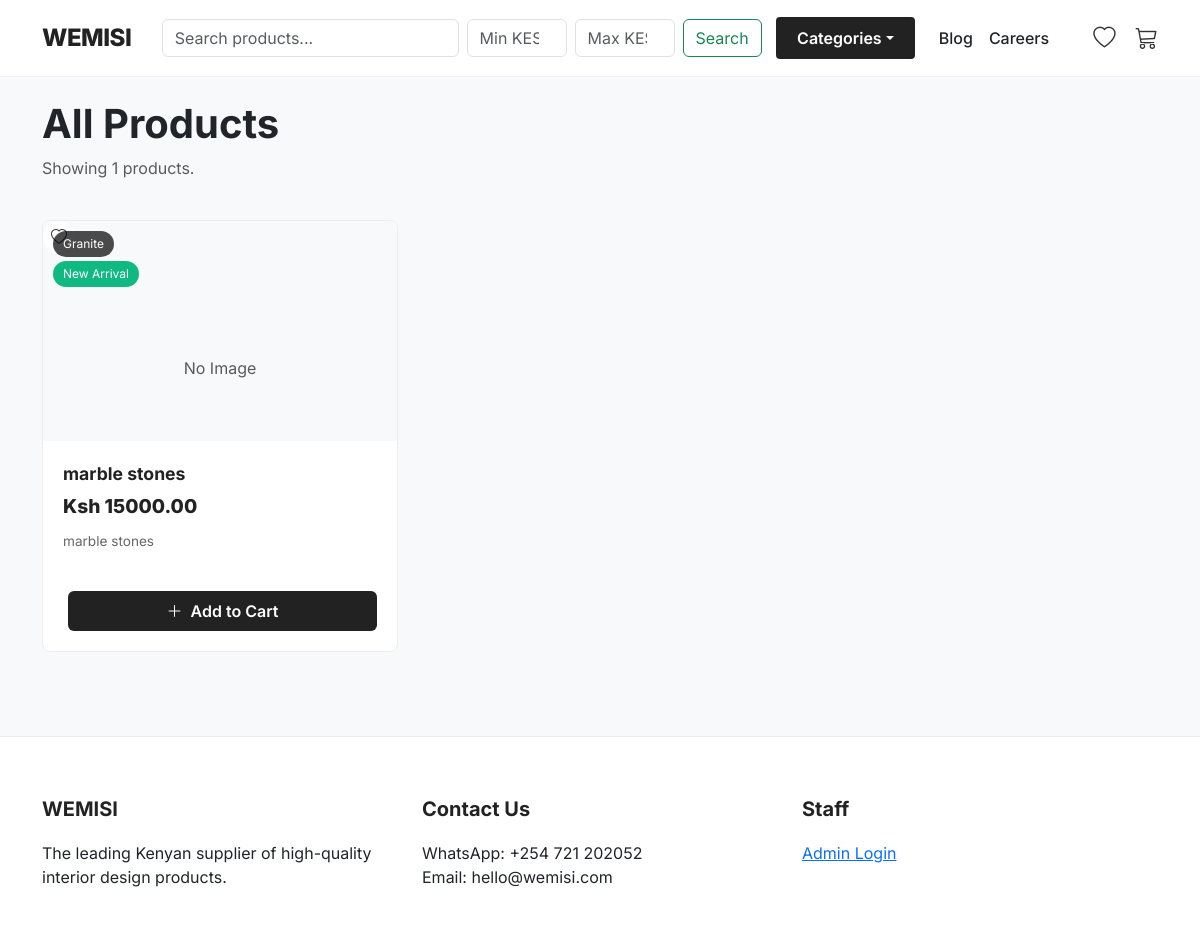
/store/, run on the app's committed database.
### store/models.py (models this page shows, shortened)
class Product(models.Model):
    category = models.ForeignKey(Category, related_name='products', on_delete=models.CASCADE)
    name = models.CharField(max_length=200)
    description = models.TextField()
    price = models.DecimalField(max_digits=10, decimal_places=2)
    dimensions = models.CharField(max_length=100, blank=True, help_text="e.g. 10x10ft")
    image = models.ImageField(upload_to='products/')
    is_featured = models.BooleanField(default=False) # If true, shows on Homepage
    available = models.BooleanField(default=True)

class Category(models.Model):
    name = models.CharField(max_length=200)
    slug = models.SlugField(unique=True) # This makes the URL look nice (e.g., /granite/)
    class Meta:
        verbose_name_plural = "Categories"

### store/views.py (the view)
# urls.py: path('store/', views.store, name='store'),
def store(request):
    products = Product.objects.filter(available=True)
    query = request.GET.get('q')
    min_price = request.GET.get('min_price')
    max_price = request.GET.get('max_price')
    if query:
        products = products.filter(Q(name__icontains=query) | Q(description__icontains=query))
    if min_price:
        products = products.filter(price__gte=min_price)
    if max_price:
        products = products.filter(price__lte=max_price)
    return render(request, 'store/product_list.html', {'category': None, 'products': products})

### store/context_processors.py (called while the page is built)
def categories_processor(request):
    return {'menu_categories': Category.objects.all()}

def cart_processor(request):
    cart = request.session.get('cart', {})
    cart_count = sum(cart.values())
    return {'cart_count': cart_count}

def wishlist_processor(request):
    wishlist = request.session.get('wishlist', [])
    return {'wishlist_count': len(wishlist)}

### mbele/templates/store/product_list.html (shortened to what this page needs)
{% extends 'store/base.html' %}
{% block content %}
<div class="row mb-4 align-items-center">
    <div class="col-md-6">
        {% if category %}
            <h1 class="fw-bold text-dark">{{ category.name }}</h1>
        {% else %}
            <h1 class="fw-bold text-dark">All Products</h1>
        {% endif %}
        <p class="text-muted">Showing {{ products.count }} products.</p>
    </div>
</div>
<div id="product-grid-container">
<div class="row">
    {% for product in products %}
    <div class="col-md-6 col-lg-4 mb-4">
        <div class="product-card h-100">
            <div class="img-container">
                <span class="badge-category">{{ product.category.name }}</span>
                {% if forloop.first or product.is_featured %}
                <span class="badge-new">New Arrival</span>
                {% endif %}
                <div class="icon-circle" onclick="toggleWishlist({{ product.id }}, this)">
    <i class="bi bi-heart"></i>
</div>
                {% if product.image %}
                <a href="{% url 'product_detail' product.id %}">
                    <img src="{{ product.image.url }}" class="product-img" alt="{{ product.name }}">
                </a>
                {% else %}
                <div class="d-flex align-items-center justify-content-center h-100 bg-light text-muted">No Image</div>
                {% endif %}
            </div>
            <div class="card-body d-flex flex-column">
                <a href="{% url 'product_detail' product.id %}" class="product-title">{{ product.name }}</a>
                <div class="price">Ksh {{ product.price }}</div>
                <p class="desc-snippet">{{ product.description|truncatechars:80 }}</p>
                <div class="mt-auto d-flex">
                    <button class="btn btn-add-cart py-2 w-100" data-product-id="{{ product.id }}">
                        <i class="bi bi-plus-lg me-1"></i> Add to Cart
                    </button>
                </div>
            </div>
        </div>
    </div>
    {% empty %}
    <div class="col-12 text-center py-5">
        <h3>No products found</h3>
        <p class="text-muted">Please check back later or contact us.</p>
    </div>
    {% endfor %}
</div>
</div>
{% endblock %}

### mbele/templates/store/base.html (style rules this page uses)
body { font-family: 'Inter', sans-serif; background-color: #f8f9fa; }

### mbele/templates/store/product_list.html (style rules this page uses)
.product-card { border: 1px solid #eee; border-radius: 8px; background: white; transition: box-shadow 0.3s ease; position: relative; overflow: hidden; }
.img-container { position: relative; height: 220px; background: #f8f9fa; overflow: hidden; }
.badge-category { position: absolute; top: 10px; left: 10px; background: rgba(0,0,0,0.7); color: white; font-size: 0.75rem; padding: 4px 10px; border-radius: 20px; z-index: 2; }
.badge-new { position: absolute; top: 40px; left: 10px; background: #10b981; color: white; font-size: 0.75rem; padding: 4px 10px; border-radius: 20px; z-index: 2; }
.icon-circle { width: 32px; height: 32px; background: rgba(255,255,255,0.9); border-radius: 50%; display: flex; align-items: center; justify-content: center; margin-bottom: 5px; cursor: pointer; color: #333; transition: 0.2s; }
.card-body { padding: 20px; }
.product-title { font-weight: 700; font-size: 1.1rem; margin-bottom: 5px; color: #222; text-decoration: none; display: block; }
.price { font-size: 1.2rem; font-weight: 800; color: #222; margin-bottom: 10px; }
.desc-snippet { font-size: 0.85rem; color: #666; line-height: 1.5; margin-bottom: 20px; height: 40px; overflow: hidden; }
.btn-add-cart { background-color: #222; color: white; border: none; font-weight: 600; flex: 1; margin-left: 5px; }

### data on the page
Product: category.name "Granite", image "No Image", name "marble stones", price "15000.00", description "marble stones"

### other printed values
{{ products.count }} "1"
